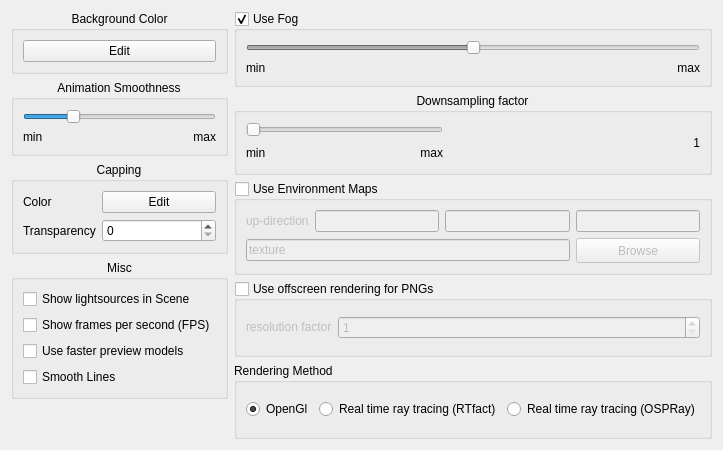
     <widget class="QWidget" name="Main">
      <layout class="QHBoxLayout" name="horizontalLayout_7">
       <item>
        <layout class="QVBoxLayout" name="verticalLayout_2">
         <item>
          <widget class="QGroupBox" name="background_box">
           <property name="toolTip">
            <string>Set the background color of the Scene.</string>
           </property>
           <property name="title">
            <string>Background Color</string>
           </property>
           <property name="alignment">
            <set>Qt::AlignHCenter</set>
           </property>
           <layout class="QHBoxLayout" name="horizontalLayout_2">
            <item>
             <widget class="BALL::VIEW::ColorButton" name="color_button">
              <property name="text">
               <string>Edit</string>
              </property>
             </widget>
            </item>
           </layout>
          </widget>
         </item>
         <item>
          <widget class="QGroupBox" name="animation_box">
           <property name="toolTip">
            <string/>
           </property>
           <property name="title">
            <string>Animation Smoothness</string>
           </property>
           <property name="alignment">
            <set>Qt::AlignHCenter</set>
           </property>
           <layout class="QGridLayout" name="gridLayout">
            <item row="0" column="0" colspan="2">
             <widget class="QSlider" name="animation_smoothness">
              <property name="toolTip">
               <string>Smoothness of the interpolation between stored 3D positions.</string>
              </property>
              <property name="minimum">
               <number>1</number>
              </property>
              <property name="maximum">
               <number>100</number>
              </property>
              <property name="value">
               <number>25</number>
              </property>
              <property name="orientation">
               <enum>Qt::Horizontal</enum>
              </property>
              <property name="tickInterval">
               <number>50</number>
              </property>
             </widget>
            </item>
            <item row="1" column="0">
             <widget class="QLabel" name="anim_min_label">
              <property name="text">
               <string>min</string>
              </property>
             </widget>
            </item>
            <item row="1" column="1">
             <widget class="QLabel" name="anim_max_label">
              <property name="text">
               <string>max</string>
              </property>
              <property name="alignment">
               <set>Qt::AlignRight|Qt::AlignTrailing|Qt::AlignVCenter</set>
              </property>
             </widget>
            </item>
           </layout>
          </widget>
         </item>
         <item>
          <widget class="QGroupBox" name="capping_box">
           <property name="toolTip">
            <string>Capping planes work almost like clipping planes, but create a solid volume.</string>
           </property>
           <property name="title">
            <string>Capping</string>
           </property>
           <property name="alignment">
            <set>Qt::AlignHCenter</set>
           </property>
           <layout class="QFormLayout" name="formLayout">
            <item row="0" column="1">
             <widget class="BALL::VIEW::ColorButton" name="capping_color_button">
              <property name="sizePolicy">
               <sizepolicy hsizetype="Expanding" vsizetype="Fixed">
                <horstretch>0</horstretch>
                <verstretch>0</verstretch>
               </sizepolicy>
              </property>
              <property name="text">
               <string>Edit</string>
              </property>
             </widget>
            </item>
            <item row="3" column="0">
             <widget class="QLabel" name="label">
              <property name="text">
               <string>Transparency</string>
              </property>
             </widget>
            </item>
            <item row="3" column="1">
             <widget class="QSpinBox" name="capping_transparency">
              <property name="sizePolicy">
               <sizepolicy hsizetype="Expanding" vsizetype="Fixed">
                <horstretch>0</horstretch>
                <verstretch>0</verstretch>
               </sizepolicy>
              </property>
              <property name="maximum">
               <number>255</number>
              </property>
             </widget>
            </item>
            <item row="0" column="0">
             <widget class="QLabel" name="label_13">
              <property name="text">
               <string>Color</string>
              </property>
             </widget>
            </item>
           </layout>
          </widget>
         </item>
         <item>
          <widget class="QGroupBox" name="lights_box">
           <property name="sizePolicy">
            <sizepolicy hsizetype="Preferred" vsizetype="Preferred">
             <horstretch>0</horstretch>
             <verstretch>0</verstretch>
            </sizepolicy>
           </property>
           <property name="title">
            <string>Misc</string>
           </property>
           <property name="alignment">
            <set>Qt::AlignHCenter</set>
           </property>
           <layout class="QVBoxLayout" name="verticalLayout">
            <item>
             <widget class="QCheckBox" name="show_lights_">
              <property name="toolTip">
               <string>Show the lightsources in the 3D view for easier positioning.</string>
              </property>
              <property name="text">
               <string>Show lightsources in Scene</string>
              </property>
             </widget>
            </item>
            <item>
             <widget class="QCheckBox" name="show_fps">
              <property name="toolTip">
               <string>Show the lightsources in the 3D view for easier positioning.</string>
              </property>
              <property name="text">
               <string>Show frames per second (FPS)</string>
              </property>
             </widget>
            </item>
            <item>
             <widget class="QCheckBox" name="use_preview">
              <property name="toolTip">
               <string>Show the lightsources in the 3D view for easier positioning.</string>
              </property>
              <property name="text">
               <string>Use faster preview models</string>
              </property>
              <property name="checked">
               <bool>false</bool>
              </property>
             </widget>
            </item>
            <item>
             <widget class="QCheckBox" name="smooth_lines_">
              <property name="toolTip">
               <string>Should simple lines be smoothed by OpenGL? Enabling this options can lead to cluttered wireframe and line representations.</string>
              </property>
              <property name="text">
               <string>Smooth Lines</string>
              </property>
             </widget>
            </item>
           </layout>
          </widget>
         </item>
         <item>
          <spacer name="verticalSpacer_2">
           <property name="orientation">
            <enum>Qt::Vertical</enum>
           </property>
           <property name="sizeHint" stdset="0">
            <size>
             <width>20</width>
             <height>40</height>
            </size>
           </property>
          </spacer>
         </item>
        </layout>
       </item>
       <item>
        <layout class="QVBoxLayout" name="_6">
         <item>
          <widget class="QGroupBox" name="fog_box">
           <property name="toolTip">
            <string>The fog is currently not exported to POVRay</string>
           </property>
           <property name="title">
            <string>Use Fog</string>
           </property>
           <property name="alignment">
            <set>Qt::AlignLeading</set>
           </property>
           <property name="checkable">
            <bool>true</bool>
           </property>
           <layout class="QGridLayout" name="gridLayout_2">
            <item row="0" column="0" colspan="2">
             <widget class="QSlider" name="fog_slider">
              <property name="enabled">
               <bool>false</bool>
              </property>
              <property name="toolTip">
               <string>Intensity of fog</string>
              </property>
              <property name="whatsThis">
               <string>Intensity of fog</string>
              </property>
              <property name="maximum">
               <number>400</number>
              </property>
              <property name="value">
               <number>200</number>
              </property>
              <property name="orientation">
               <enum>Qt::Horizontal</enum>
              </property>
              <property name="tickInterval">
               <number>50</number>
              </property>
             </widget>
            </item>
            <item row="1" column="0">
             <widget class="QLabel" name="min_label">
              <property name="text">
               <string>min</string>
              </property>
             </widget>
            </item>
            <item row="1" column="1">
             <widget class="QLabel" name="max_label">
              <property name="text">
               <string>max</string>
              </property>
              <property name="alignment">
               <set>Qt::AlignRight|Qt::AlignTrailing|Qt::AlignVCenter</set>
              </property>
             </widget>
            </item>
           </layout>
          </widget>
         </item>
         <item>
          <widget class="QGroupBox" name="downsampling_box">
           <property name="sizePolicy">
            <sizepolicy hsizetype="Minimum" vsizetype="Minimum">
             <horstretch>0</horstretch>
             <verstretch>0</verstretch>
            </sizepolicy>
           </property>
           <property name="toolTip">
            <string/>
           </property>
           <property name="title">
            <string>Downsampling factor</string>
           </property>
           <property name="alignment">
            <set>Qt::AlignHCenter</set>
           </property>
           <layout class="QGridLayout" name="gridLayout_8">
            <item row="0" column="0">
             <layout class="QHBoxLayout" name="horizontalLayout_6">
              <item>
               <layout class="QVBoxLayout" name="verticalLayout_3">
                <item>
                 <widget class="QSlider" name="downsampling_slider">
                  <property name="toolTip">
                   <string>Smoothness of the interpolation between stored 3D positions.</string>
                  </property>
                  <property name="whatsThis">
                   <string/>
                  </property>
                  <property name="minimum">
                   <number>4</number>
                  </property>
                  <property name="maximum">
                   <number>40</number>
                  </property>
                  <property name="value">
                   <number>4</number>
                  </property>
                  <property name="orientation">
                   <enum>Qt::Horizontal</enum>
                  </property>
                  <property name="tickInterval">
                   <number>50</number>
                  </property>
                 </widget>
                </item>
                <item>
                 <layout class="QHBoxLayout" name="horizontalLayout_4">
                  <item>
                   <widget class="QLabel" name="min_label_2">
                    <property name="sizePolicy">
                     <sizepolicy hsizetype="Minimum" vsizetype="Minimum">
                      <horstretch>0</horstretch>
                      <verstretch>0</verstretch>
                     </sizepolicy>
                    </property>
                    <property name="text">
                     <string>min</string>
                    </property>
                   </widget>
                  </item>
                  <item>
                   <spacer name="horizontalSpacer">
                    <property name="orientation">
                     <enum>Qt::Horizontal</enum>
                    </property>
                    <property name="sizeHint" stdset="0">
                     <size>
                      <width>148</width>
                      <height>20</height>
                     </size>
                    </property>
                   </spacer>
                  </item>
                  <item>
                   <widget class="QLabel" name="max_label_2">
                    <property name="text">
                     <string>max</string>
                    </property>
                    <property name="alignment">
                     <set>Qt::AlignRight|Qt::AlignTrailing|Qt::AlignVCenter</set>
                    </property>
                   </widget>
                  </item>
                 </layout>
                </item>
               </layout>
              </item>
              <item>
               <widget class="QLabel" name="downsamplingfactor_label">
                <property name="sizePolicy">
                 <sizepolicy hsizetype="Minimum" vsizetype="Minimum">
                  <horstretch>20</horstretch>
                  <verstretch>20</verstretch>
                 </sizepolicy>
                </property>
                <property name="minimumSize">
                 <size>
                  <width>30</width>
                  <height>25</height>
                 </size>
                </property>
                <property name="text">
                 <string>1</string>
                </property>
                <property name="alignment">
                 <set>Qt::AlignRight|Qt::AlignTrailing|Qt::AlignVCenter</set>
                </property>
               </widget>
              </item>
             </layout>
            </item>
           </layout>
          </widget>
         </item>
         <item>
          <widget class="QGroupBox" name="environment_map">
           <property name="toolTip">
            <string/>
           </property>
           <property name="title">
            <string>Use Environment Maps</string>
           </property>
           <property name="alignment">
            <set>Qt::AlignJustify</set>
           </property>
           <property name="checkable">
            <bool>true</bool>
           </property>
           <property name="checked">
            <bool>false</bool>
           </property>
           <layout class="QGridLayout" name="gridLayout_3">
            <item row="0" column="0">
             <widget class="QLabel" name="textLabel1_3_2">
              <property name="text">
               <string>up-direction</string>
              </property>
             </widget>
            </item>
            <item row="0" column="1">
             <widget class="QLineEdit" name="up_direction_x">
              <property name="toolTip">
               <string>Direction x</string>
              </property>
             </widget>
            </item>
            <item row="0" column="2">
             <widget class="QLineEdit" name="up_direction_y">
              <property name="toolTip">
               <string>Direction y</string>
              </property>
             </widget>
            </item>
            <item row="0" column="3">
             <widget class="QLineEdit" name="up_direction_z">
              <property name="toolTip">
               <string>Direction z</string>
              </property>
             </widget>
            </item>
            <item row="1" column="0" colspan="3">
             <widget class="QLineEdit" name="texture_file_edit">
              <property name="focusPolicy">
               <enum>Qt::StrongFocus</enum>
              </property>
              <property name="text">
               <string>texture</string>
              </property>
              <property name="maxLength">
               <number>32767</number>
              </property>
              <property name="frame">
               <bool>true</bool>
              </property>
              <property name="echoMode">
               <enum>QLineEdit::Normal</enum>
              </property>
              <property name="alignment">
               <set>Qt::AlignLeading</set>
              </property>
             </widget>
            </item>
            <item row="1" column="3">
             <widget class="QPushButton" name="texture_browse_button">
              <property name="minimumSize">
               <size>
                <width>50</width>
                <height>25</height>
               </size>
              </property>
              <property name="focusPolicy">
               <enum>Qt::TabFocus</enum>
              </property>
              <property name="toolTip">
               <string>Browse your computer for amber file</string>
              </property>
              <property name="text">
               <string>Browse</string>
              </property>
              <property name="autoDefault">
               <bool>true</bool>
              </property>
             </widget>
            </item>
           </layout>
          </widget>
         </item>
         <item>
          <widget class="QGroupBox" name="offscreen_group">
           <property name="toolTip">
            <string>Screenshots can also be created through offscreen rendering, which enables images larger than the screen resolution. Uncheck this if there are poblems with the resulting images.</string>
           </property>
           <property name="title">
            <string>Use offscreen rendering for PNGs</string>
           </property>
           <property name="alignment">
            <set>Qt::AlignJustify</set>
           </property>
           <property name="checkable">
            <bool>true</bool>
           </property>
           <property name="checked">
            <bool>false</bool>
           </property>
           <layout class="QHBoxLayout" name="horizontalLayout_3">
            <item>
             <widget class="QLabel" name="factor_label">
              <property name="sizePolicy">
               <sizepolicy hsizetype="Fixed" vsizetype="Fixed">
                <horstretch>0</horstretch>
                <verstretch>0</verstretch>
               </sizepolicy>
              </property>
              <property name="text">
               <string>resolution factor</string>
              </property>
             </widget>
            </item>
            <item>
             <widget class="QSpinBox" name="resolution_factor">
              <property name="minimum">
               <number>1</number>
              </property>
              <property name="maximum">
               <number>100</number>
              </property>
              <property name="value">
               <number>1</number>
              </property>
             </widget>
            </item>
           </layout>
          </widget>
         </item>
         <item>
          <widget class="QGroupBox" name="RendererGroup">
           <property name="title">
            <string>Rendering Method</string>
           </property>
           <layout class="QGridLayout" name="gridLayout_7">
            <item row="0" column="0">
             <layout class="QHBoxLayout" name="horizontalLayout_8">
              <item>
               <widget class="QRadioButton" name="radioButton_opengl">
                <property name="text">
                 <string>OpenGl</string>
                </property>
                <property name="checked">
                 <bool>true</bool>
                </property>
               </widget>
              </item>
              <item>
               <widget class="QRadioButton" name="radioButton_rtfact">
                <property name="text">
                 <string>Real time ray tracing (RTfact)</string>
                </property>
               </widget>
              </item>
              <item>
               <widget class="QRadioButton" name="radioButton_ospray">
                <property name="text">
                 <string>Real time ray tracing (OSPRay)</string>
                </property>
               </widget>
              </item>
             </layout>
            </item>
           </layout>
          </widget>
         </item>
        </layout>
       </item>
      </layout>
     </widget>
